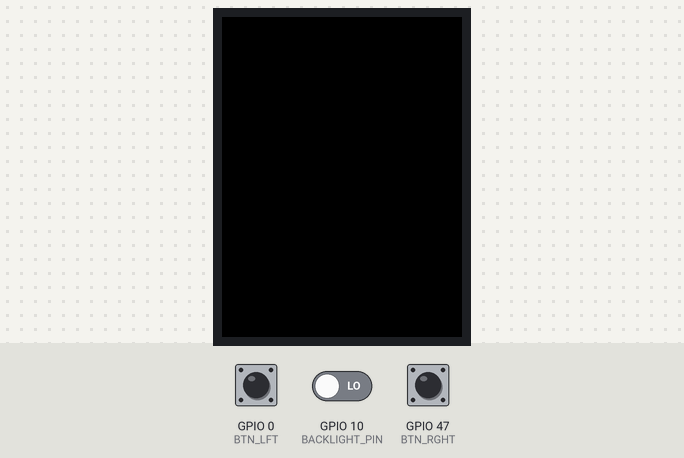
Bench run of a sketch on a simulated ESP32-S3. Shown: 240×320 colour display. The test bench sets the inputs (shaded band); at power-on: GPIO 47 (BTN_RGHT) HIGH, GPIO 0 (BTN_LFT) HIGH, GPIO 10 (BACKLIGHT_PIN) LOW. Random numbers use the default seed unless the sketch sets one.

Above: at 1.4 s.
1.5 s: GPIO 47 (BTN_RGHT) pulled LOW for 0.15 s
At 3.5 s:
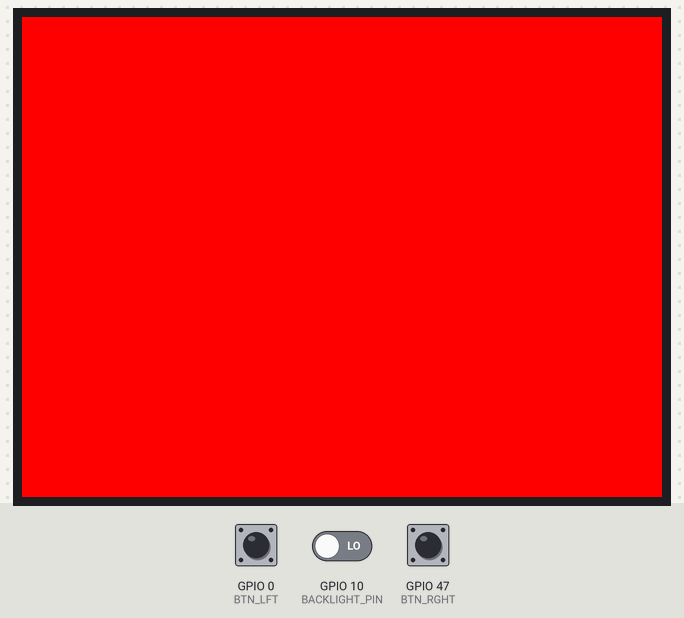
3.8 s: GPIO 0 (BTN_LFT) pulled LOW for 0.15 s
At 5.4 s:
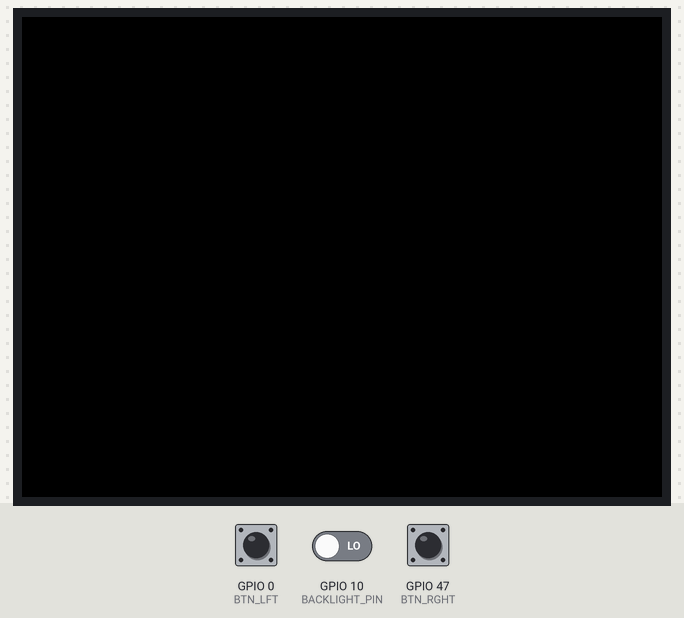
6.1 s: GPIO 47 (BTN_RGHT) pulled LOW for 1 s
At 8.4 s:
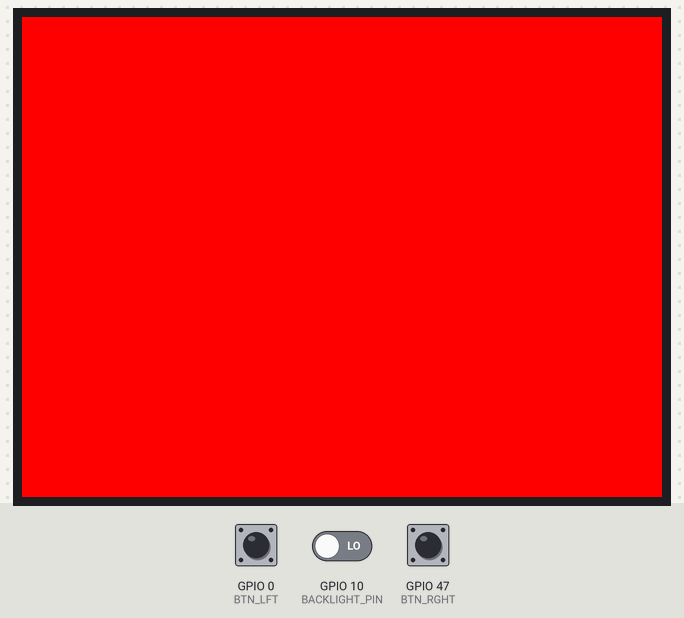
9.3 s: GPIO 0 (BTN_LFT) pulled LOW for 1 s
At 12.0 s:
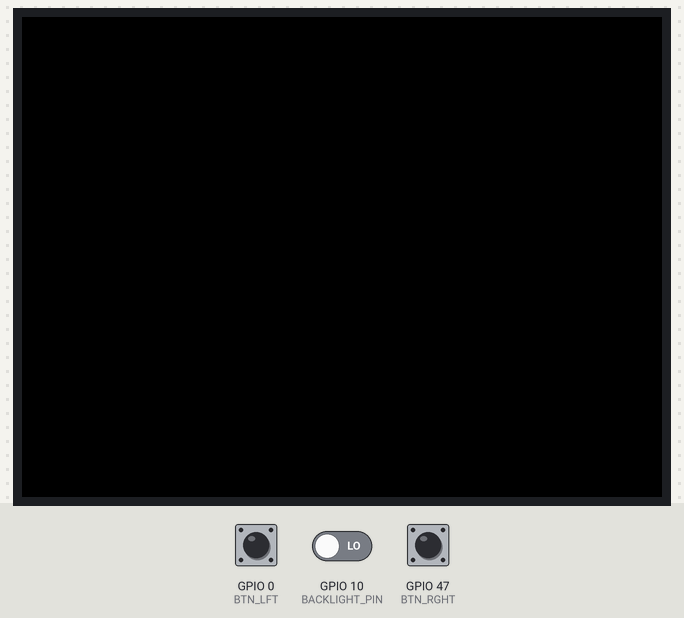
12.5 s: GPIO 0 (BTN_LFT) pulled LOW for 0.15 s
At 13.7 s:
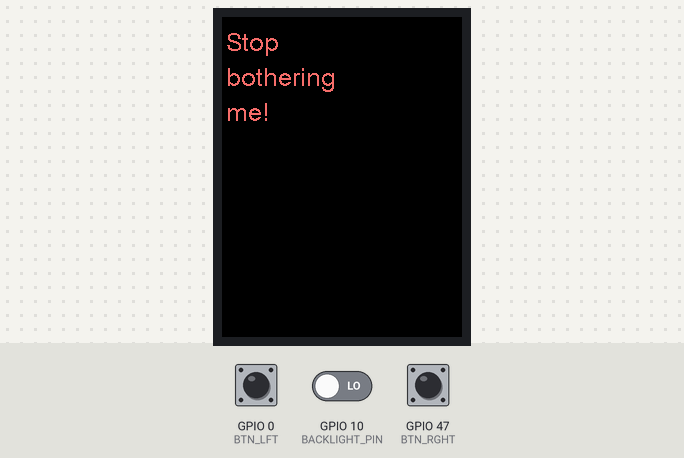
14.1 s: GPIO 47 (BTN_RGHT) pulsed LOW 2 times (0.12 s each, 0.3 s apart)
At 15.8 s:
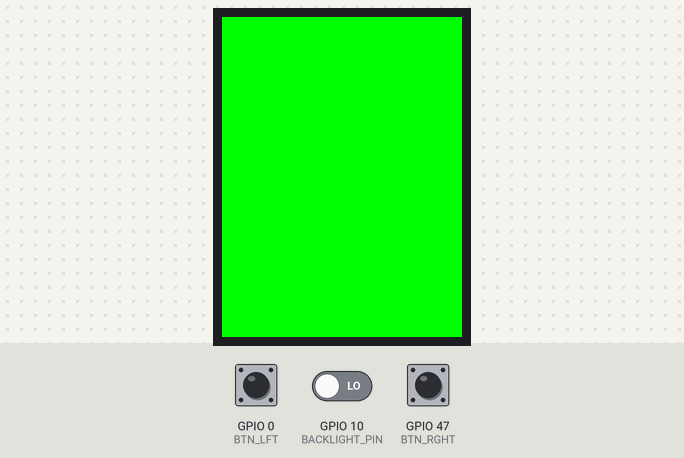
Timing chart, 0 to 17.2 s (numbered marks = the images above; inputs shaded):
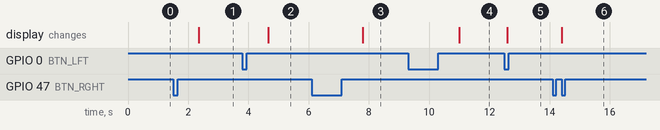

Measured:
- after the input at 1.5 s, the display: changes after 0.85 s (image 1)
- after the input at 3.8 s, the display: changes after 0.85 s (image 2)
- after the input at 6.1 s, the display: changes after 1.7 s (image 3)
- after the input at 9.3 s, the display: changes after 1.7 s (image 4)
- after the input at 12.5 s, the display: changes after 0.09 s (image 5)
- after the input at 14.1 s, the display: changes after 0.30 s (image 6)

The sketch:

btn_color_switch_tft_irritable.ino
```cpp
#include <TFT_eSPI.h>
#include <SPI.h>

#define BOARD_LILYGO_T_QT
// #define BOARD_ESP32_GENERIC

#if defined(BOARD_LILYGO_T_QT)
  const int BTN_LFT = 0;
  const int BTN_RGHT = 47;
  const int BACKLIGHT_PIN = 10;
#elif defined(BOARD_ESP32_GENERIC)
  const int BTN_LFT = 0;
  const int BTN_RGHT = 4;
#endif

const int DELAY = 700;
const int SECOND_DELAY = 500;
const int CONTACT_BOUNCE_DELAY = 50;

TFT_eSPI tft = TFT_eSPI();

int clickCounter = 0;
bool isSeeded = false;

void handleFifthClick() {
  if (digitalRead(BACKLIGHT_PIN) == HIGH) {
    digitalWrite(BACKLIGHT_PIN, LOW);
  }

  tft.setRotation(2);
  tft.fillScreen(TFT_BLACK);

  uint16_t pastelRed = tft.color565(240, 110, 110);
  tft.setTextColor(pastelRed, TFT_BLACK);
  tft.setTextSize(1);
  tft.setTextDatum(TL_DATUM);

  int randomPhrase = random(3);

  if (randomPhrase == 0) {
    tft.drawString("Stop", 4, 15, 4);
    tft.drawString("bothering", 4, 50, 4);
    tft.drawString("me!", 4, 85, 4);
  }
  else if (randomPhrase == 1) {
    tft.drawString("Leave", 4, 15, 4);
    tft.drawString("me", 4, 50, 4);
    tft.drawString("alone!", 4, 85, 4);
  }
  else if (randomPhrase == 2) {
    tft.drawString("Get off", 4, 15, 4);
    tft.drawString("my", 4, 50, 4);
    tft.drawString("back!", 4, 85, 4);
  }
}

bool checkDoubleClick(int pin) {
  delay(CONTACT_BOUNCE_DELAY);
  while (digitalRead(pin) == LOW);

  unsigned long startTime = millis();

  while (millis() - startTime < DELAY) {
    if (digitalRead(pin) == LOW) {
      return true;
    }
  }
  return false;
}

void setup(void) {
  tft.init();
  tft.setRotation(1);
  tft.fillScreen(TFT_BLACK);

  pinMode(BTN_LFT, INPUT_PULLUP);
  pinMode(BTN_RGHT, INPUT_PULLUP);
}

void loop() {
  int currentLightState = digitalRead(BACKLIGHT_PIN);
  // Seed the random number generator once using the user's first button press timing
  if (!isSeeded && (digitalRead(BTN_LFT) == LOW || digitalRead(BTN_RGHT) == LOW)) {
    randomSeed(millis());
    isSeeded = true;
  }

  if (digitalRead(BTN_LFT) == LOW) {
    clickCounter++;

    if (clickCounter % 5 == 0) {
      handleFifthClick();
      checkDoubleClick(BTN_LFT);
    } else {
      if (checkDoubleClick(BTN_LFT)) {
        if (currentLightState == LOW) {
          digitalWrite(BACKLIGHT_PIN, HIGH);
        }
        else {
          digitalWrite(BACKLIGHT_PIN, LOW);
        }
      } else {
        tft.fillScreen(TFT_BLACK);
      }
    }
    delay(SECOND_DELAY);
  }

  if (digitalRead(BTN_RGHT) == LOW) {
    clickCounter++;

    if (clickCounter % 5 == 0) {
      handleFifthClick();
      checkDoubleClick(BTN_RGHT);
    } else {
      if (checkDoubleClick(BTN_RGHT)) {
        tft.fillScreen(TFT_GREEN);
      } else {
        tft.fillScreen(TFT_RED);
      }
    }
    delay(SECOND_DELAY);
  }
}
```
